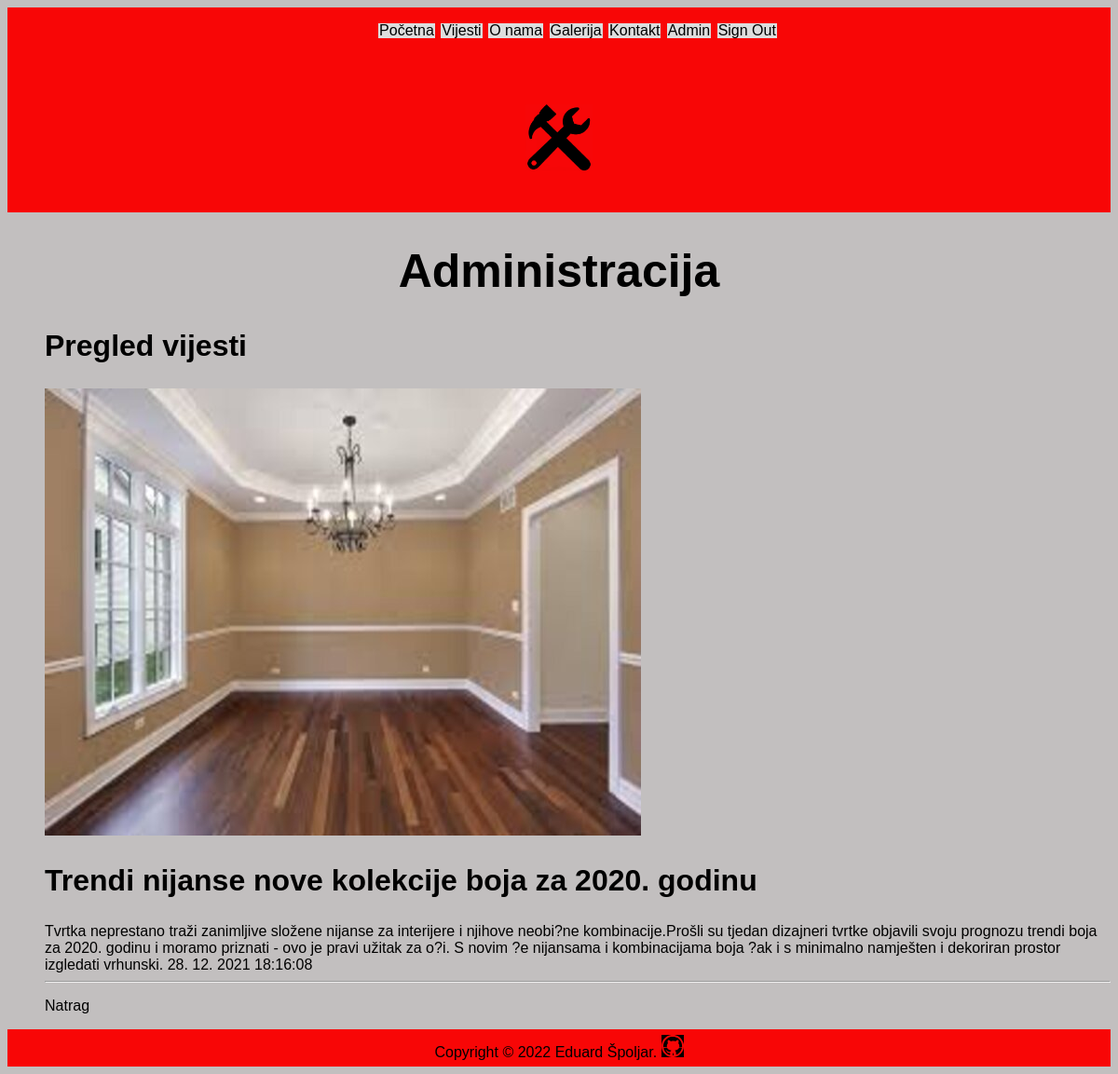
Page /index.php?menu=8&action=2&id=4 (signed in) on the committed database.
### tables this page shows
CREATE TABLE `news` (
  `id` int(11) NOT NULL,
  `title` varchar(255) NOT NULL,
  `description` text NOT NULL,
  `date` timestamp NOT NULL DEFAULT current_timestamp() ON UPDATE current_timestamp(),
  `picture` varchar(255) NOT NULL,
  `archive` enum('Y','N') NOT NULL
);

### functions.php (called while the page is built)
<?php
	function pickerDateToMysql($pickerDate){
		$date = DateTime::createFromFormat('Y-m-d H:i:s', $pickerDate);
		return $date->format('d. m. Y H:i:s');
	}
?>

### admin/news.php (the view, shortened to what this page needs)
<?php
	if (isset($_GET['id']) && $_GET['id'] != '') {
		$query  = "SELECT * FROM news";
		$query .= " WHERE id=".$_GET['id'];
		$query .= " ORDER BY date DESC";
		$result = @mysqli_query($MySQL, $query);
		$row = @mysqli_fetch_array($result);
		print '
		<h2>Pregled vijesti</h2>
		<div class="news">
			<img src="img/' . $row['picture'] . '" alt="' . $row['title'] . '" title="' . $row['title'] . '">
			<h2>' . $row['title'] . '</h2>
			' . $row['description'] . '
			<time datetime="' . $row['date'] . '">' . pickerDateToMysql($row['date']) . '</time>
			<hr>
		</div>
		<p><a href="index.php?menu='.$menu.'&amp;action='.$action.'">Natrag</a></p>';
	}
?>

### style.css (style rules this page uses)
body { background-color: rgb(194, 191, 191); font-family: Arial, Helvetica, sans-serif; }
h2 { color: #000; font-family: Arial, Helvetica, sans-serif; text-align: left; font-size: 32px; }
p { font-family: Arial, Helvetica, sans-serif; }
a, a:visited { text-decoration: none; color: #000; }

### rows in the picture
news: picture (picture), title "Trendi nijanse nove kolekcije boja za 2020. godinu", description "Tvrtka neprestano traži zanimljive složene nijanse za interijere i njihove neobi?ne kombinacije.Prošli su tjedan dizajneri tvrtke objavili svoju prognozu trendi boja za 2020. godinu i moramo priznati - ovo je pravi užitak za o?i. S novim ?e nijansama i kombinacijama boja ?ak i s minimalno namješten i dekoriran prostor izgledati vrhunski.", date "28. 12. 2021 18:16:08"
